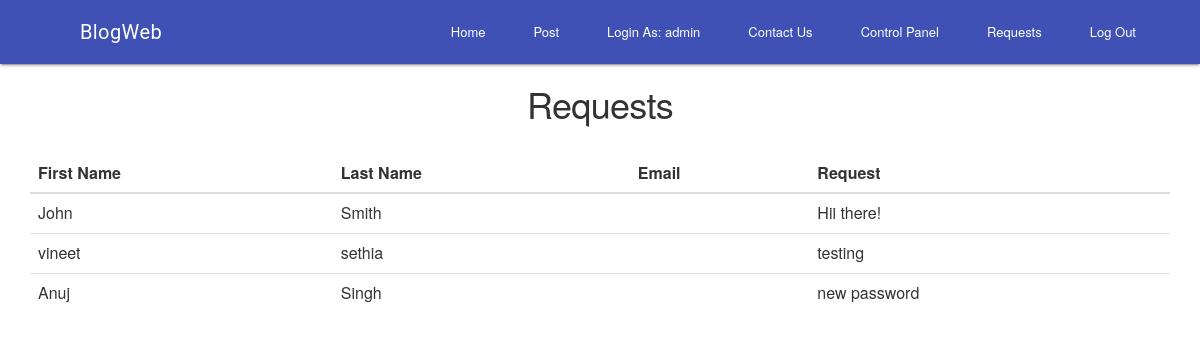
/api/Request.php (signed in), run on the app's committed database.
### tables this page shows
CREATE TABLE IF NOT EXISTS `contact` (
  `username` varchar(30) NOT NULL,
  `first_name` varchar(20) DEFAULT NULL,
  `last_name` varchar(20) DEFAULT NULL,
  `comment` text
);

### api/Request.php (the view, shortened to what this page needs)
<html>
  <head>
    <link rel="stylesheet" href="../css/material.indigo-pink.min.1.0.2.css">
    <link rel="stylesheet" href="../css/material.indigo-pink.min.1.0.4.css">
    <link rel="stylesheet" href="https://storage.googleapis.com/code.getmdl.io/1.0.4/material.indigo-pink.min.css">
<link rel="stylesheet" href="http://maxcdn.bootstrapcdn.com/bootstrap/3.3.5/css/bootstrap.min.css">
  </head>
  <body>
    <div class="mdl-layout mdl-js-layout mdl-layout--fixed-header">
      <header class="mdl-layout__header">
        <div class="mdl-layout__header-row">
          <span class="mdl-layout-title">BlogWeb</span>
          <nav class="mdl-navigation mdl-layout--large-screen-only">
            <a class="mdl-navigation__link" href="user.php">Home</a>
            <a class="mdl-navigation__link" href="post.php">Post</a>
			<a class="mdl-navigation__link" href="profile.php">Login As:<?php echo " ".$_SESSION["blogger_username"]?></a>
			<a class="mdl-navigation__link" href="../html/contact.html">Contact Us</a>
				<a class="mdl-navigation__link" href="control.php">Control Panel</a>
					<a class="mdl-navigation__link" href="Request.php">Requests</a>
			<a class="mdl-navigation__link" href="logout.php">Log Out</a>
          </nav>
        </div>
      </header>
      <main class="mdl-layout__content">
        <div class="page-content">
		<center><h1>Requests</h1></center><br>
		<?php
$servername = "localhost";
$username = "root";
$password = "";
$dbname = "blogweb";
$conn = mysqli_connect($servername, $username, $password, $dbname);
$re="select * from contact";
			echo "<div class=\"container\">
  <table class=\"table table-hover\">
    <thead>
      <tr>
        <th>First Name</th>
        <th>Last Name</th>
        <th>Email</th>
		<th>Request</th>
      </tr>
    </thead>
    <tbody>";
		$rs = mysqli_query($conn,$re);
while ($row=mysqli_fetch_array($rs))
	{
		$p=$row['first_name'];
	$p1=$row['last_name'];
	$p2=$row['email'];
	$p3=$row['comment'];
	echo "<tr><td>$p</td><td>$p1</td><td>$p2</td><td>$p3</td></tr>";
	}
	echo "</tbody></table></div>";
?>
</body>
</html>

### api/Request.php (style rules this page uses)
body { background:url(../img/background.jpg) no-repeat; background-size: cover; height:100%; }

### data on the page
contact: first_name "John", last_name "Smith", comment "Hii there!"
contact: first_name "vineet", last_name "sethia", comment "testing"
contact: first_name "Anuj", last_name "Singh", comment "new password"

### other printed values
$_SESSION["blogger_username"] "admin"
